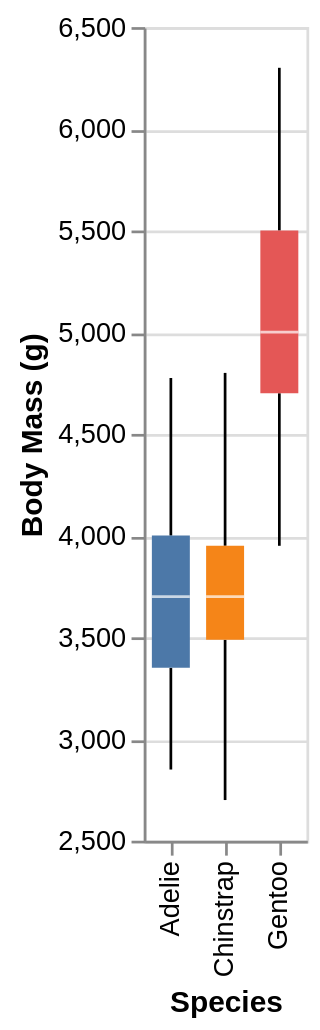

The Vega-Lite source for this figure:
### Vega-Lite specification from a JSON file in a GitHub repository (floating-point values rounded to 4 significant figures; data arrays with more than 128 entries replaced by an {"elided": "..."} marker saying what was removed)
{"$schema": "https://vega.github.io/schema/vega-lite/v4.json", "description": "A vertical box plot showing median, min, and max body mass of penguins.", "data": {"values": {"elided": "344 records"}}, "mark": {"type": "boxplot", "extent": "min-max"}, "encoding": {"x": {"field": "Species", "type": "nominal"}, "color": {"field": "Species", "type": "nominal", "legend": null}, "y": {"field": "Body Mass (g)", "type": "quantitative", "scale": {"zero": false}}}}
